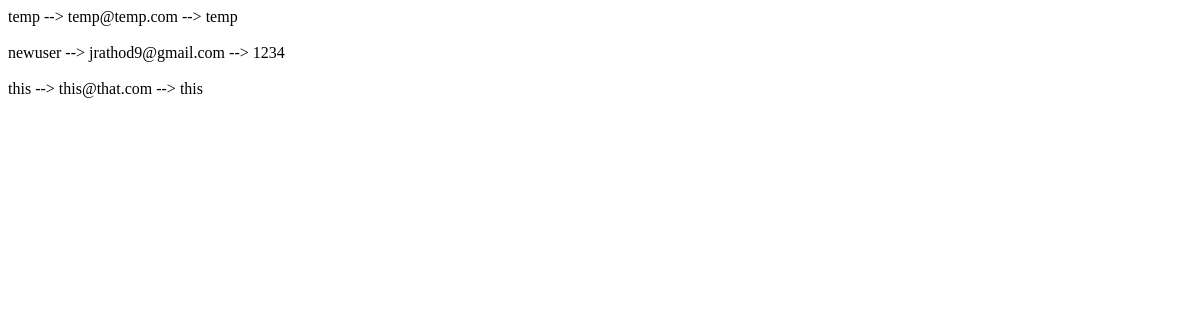
/list, run on an earlier commit of the app's database.
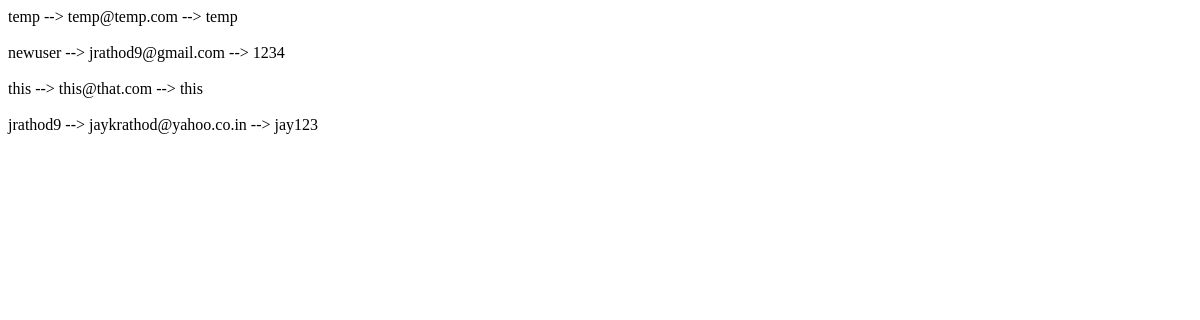
And on a later commit of the database.
### tables this page shows
CREATE TABLE users(
username text,
email text,
password text,
contact number,
hostel text,
roomno text,
name text);

### main.py (the view)
@app.route("/list")
def list():
	print(sessionuser)
	con = sqlite3.connect("Database/db.sqlite3")
	con.row_factory=sqlite3.Row
	cur = con.cursor()
	cur.execute("SELECT * FROM users")
	rows = cur.fetchall()
	return render_template('list.html',rows = rows)

### templates/list.html (shortened to what this page needs)
{% for row in rows %}
	<tr>
		<td>{{row["username"]}}</td><span> --> </span>
		<td>{{row["email"]}}</td><span> --> </span>
		<td>{{row["password"]}}</td>
	</tr>
{% endfor %}

What changed in the data, as far as the page shows it:
added users: username "jrathod9", email "jaykrathod@yahoo.co.in", password "jay123"
